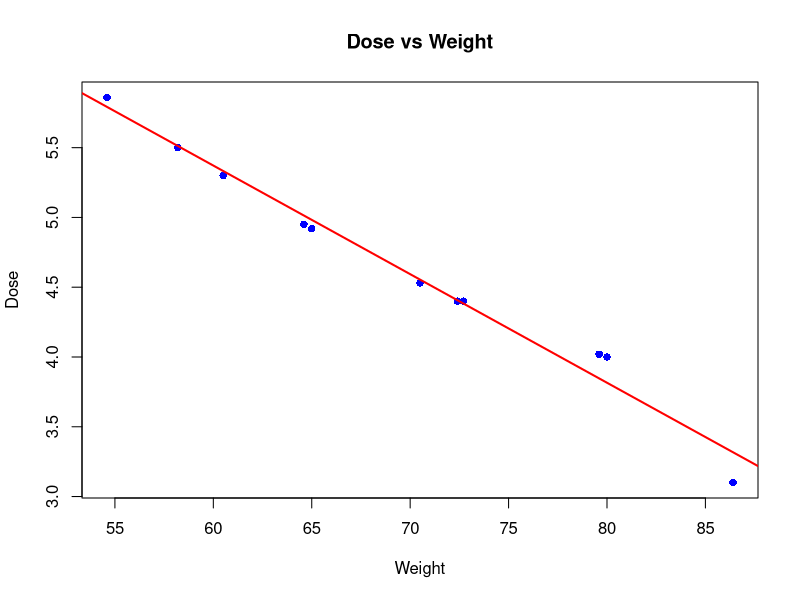

The R source for this figure:
#1. Using the built-ins dataset “Theoph”, create a linear model and visualize the linear
#regression. Discuss the linear model summary. Predict the dose of theophylline
#administered orally to the subject (mg/kg) if the weight are 90kg, 95kg and 100kg.

# Load dataset
data(Theoph)

# View data
head(Theoph)

# Create linear model (Dose vs Weight)
model <- lm(Dose ~ Wt, data = Theoph)

# Summary
summary(model)

# Plot regression
plot(Theoph$Wt, Theoph$Dose,
     main = "Dose vs Weight",
     xlab = "Weight",
     ylab = "Dose",
     col = "blue",
     pch = 16)

abline(model, col = "red", lwd = 2)

# Prediction
new_data <- data.frame(Wt = c(90, 95, 100))
predicted_dose <- predict(model, new_data)

print(predicted_dose)

#2. Using the built-ins dataset “ChickWeight” , perform the KNN algorithm. Find the
#optimal K value for which experimental diet the chick received (column=Diet).
#Discuss the confusion matrix achieved with the optimal K value.

# Install if needed
install.packages("class")

library(class)

# Load dataset
data(ChickWeight)

# Prepare data
df <- ChickWeight

# Use only numeric features
features <- df[, c("weight", "Time")]

# Normalize (IMPORTANT)
features_scaled <- scale(features)

# Target variable
target <- df$Diet

# Split data (70% train, 30% test)
set.seed(123)
train_index <- sample(1:nrow(df), 0.7 * nrow(df))

train_x <- features_scaled[train_index, ]
test_x <- features_scaled[-train_index, ]

train_y <- target[train_index]
test_y <- target[-train_index]

# Try different K values
accuracy <- c()

for (k in 1:10) {
  pred <- knn(train = train_x, test = test_x, cl = train_y, k = k)
  acc <- mean(pred == test_y)
  accuracy <- c(accuracy, acc)
}

# Find best K
best_k <- which.max(accuracy)
cat("Best K:", best_k, "\n")

# Final prediction
final_pred <- knn(train_x, test_x, train_y, k = best_k)

# Confusion matrix
table(Predicted = final_pred, Actual = test_y)
